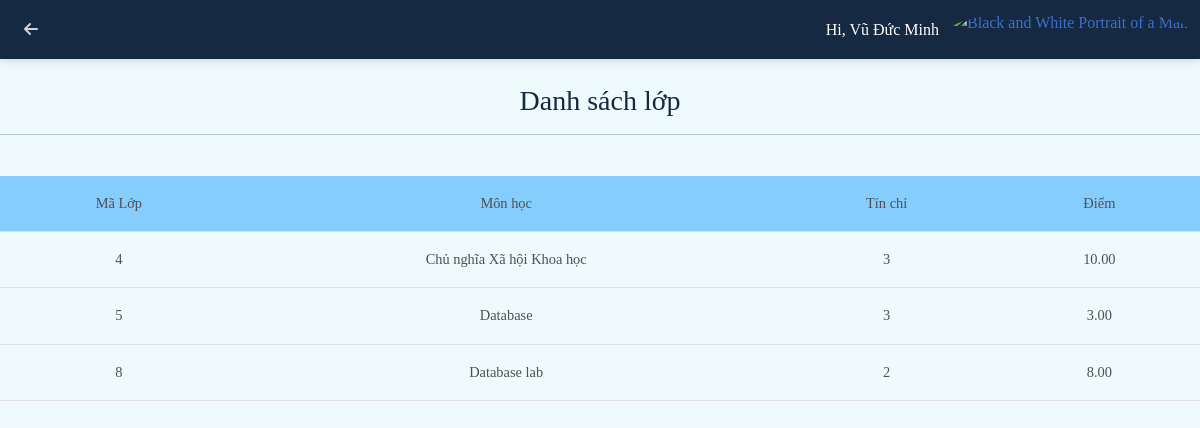
The page /studentclass.php?id=1 (signed in) on the database its author committed.
### tables this page shows
CREATE TABLE `student_class` (
  `id_student` int(11) DEFAULT NULL,
  `id_class` int(11) DEFAULT NULL,
  `mark` decimal(10,2) DEFAULT NULL
);

CREATE TABLE `class` (
  `id` int(11) NOT NULL,
  `name` varchar(30) DEFAULT NULL,
  `day` varchar(20) DEFAULT NULL,
  `id_teacher` int(11) DEFAULT NULL,
  `credit` int(11) DEFAULT NULL,
  `start_time` int(11) DEFAULT NULL,
  `end_time` int(11) DEFAULT NULL
);

### studentclass.php (the view, shortened to what this page needs)
<?php
if(isset($_GET['id']) && !empty(trim($_GET['id'])))
{
  require_once 'includes/db_connection.php';
  $StuID=trim($_GET['id']);
  $sql="SELECT * FROM student_class sc
  JOIN class c ON c.id=sc.id_class
  WHERE sc.id_student=".$StuID;
  $result=mysqli_query($conn, $sql);
}else
{
  echo "<h1>Something wrong...</h1>";
}
?>
<!DOCTYPE html>
<html lang="en">
<head>
  <link rel="stylesheet" href="https://cdnjs.cloudflare.com/ajax/libs/font-awesome/6.0.0/css/all.min.css" />
  <link rel="stylesheet" href="css/mdb.min.css" />
  <link rel="stylesheet" href="css/style.css">
</head>
<body>
<nav class="navbar navbar-expand-lg navbar-light bg-light" style="background: rgb(74,139,223);
background: radial-gradient(circle, rgba(74,139,223,1) 0%, rgba(22,41,66,1) 0%);">
  <div class="container-fluid">
    <div class="collapse navbar-collapse" id="navbarSupportedContent">
      <ul class="navbar-nav me-auto d-flex flex-row mt-3 mt-lg-0">
      <li class="nav-item text-center mx-2 mx-lg-1">
          <a class="nav-link left-link" aria-current="page" href="studentlist.php">
            <div>
              <i class="fas fa-arrow-left"></i>
            </div>
          </a>
        </li>
      </ul>
    </div>
    <div class="d-flex align-items-center">
      <div style="color:white;"><?php echo "Hi, ".$_SESSION['username']."&nbsp;&nbsp;&nbsp;"; ?></div>
      <div class="dropdown">
        <a
          class="dropdown-toggle d-flex align-items-center hidden-arrow"
          href="#"
          id="navbarDropdownMenuAvatar"
          role="button"
          data-mdb-toggle="dropdown"
          aria-expanded="false"
        >
          <img
            src="https://mdbcdn.b-cdn.net/img/new/avatars/2.webp"
            class="rounded-circle"
            height="40"
            alt="Black and White Portrait of a Man"
            loading="lazy"
          />
        </a>
      </div>
    </div>
  </div>
</nav>
<br>
<div style="text-align: center; color:#162942"><h3 >Danh sách lớp</h3>
<hr>
</div>
<br>
<table class="table table-hover td">
  <thead>
    <tr style="background: rgb(133,205,253);
background: linear-gradient(45deg, rgba(133,205,253,1) 100%, rgba(255,120,164,0) 100%);">
      <th scope="col">Mã Lớp</th>
      <th scope="col">Môn học</th>
      <th scope="col">Tín chỉ</th>
      <th scope="col">Điểm</th>
    </tr>
    </thead>
    <tbody>
<?php
while($row = mysqli_fetch_array($result))
{
  echo "<tr >
  <th scope='row'>" . $row["id_class"] . "</th>
  <td>" . $row["name"] . "</td>
  <td>" . $row["credit"] . "</td>
  <td>" . $row["mark"] . "</td>
  </tr>";
}
?>
</tbody>
</table>
</body>
</html>

### css/style.css (style rules this page uses)
* { font-family:Cambria, Cochin, Georgia, Times, 'Times New Roman', serif; }

### studentclass.php (style rules this page uses)
.left-link { color:#d3d3d3; transition: opacity 0.15s; }
.td { text-align: center; }
body { background: rgb(239,250,253); background: linear-gradient(90deg, rgba(239,250,253,1) 100%, rgba(74,139,223,1) 100%); }

### rows shown on the page
student_class: id_class "4", id_class.name "Chủ nghĩa Xã hội Khoa học", id_class.credit "3", mark "10.00"
student_class: id_class "5", id_class.name "Database", id_class.credit "3", mark "3.00"
student_class: id_class "8", id_class.name "Database lab", id_class.credit "2", mark "8.00"

### other values the page prints
$_SESSION['username'] "Vũ Đức Minh"
